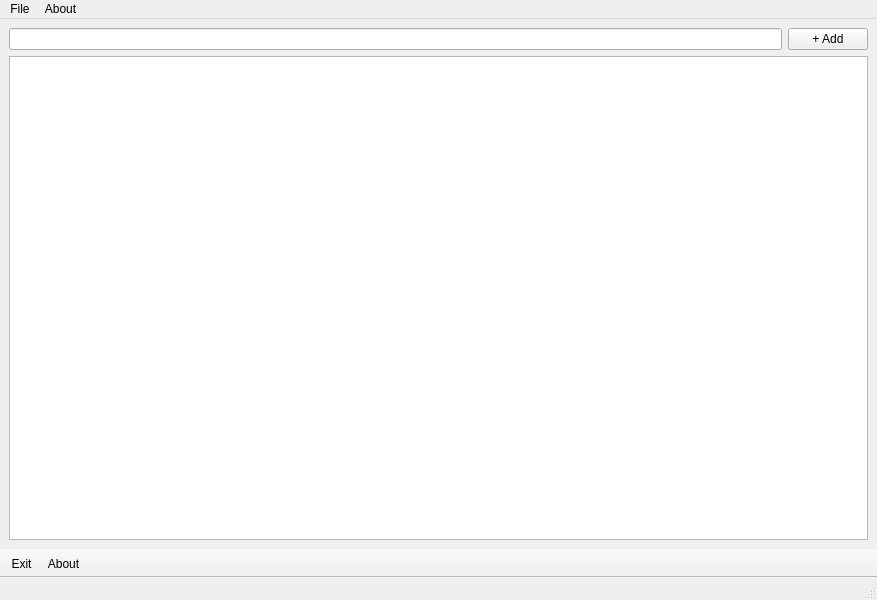
<?xml version="1.0" encoding="UTF-8"?>
<ui version="4.0">
 <class>MyToDo</class>
 <widget class="QMainWindow" name="MyToDo">
  <property name="geometry">
   <rect>
    <x>0</x>
    <y>0</y>
    <width>877</width>
    <height>600</height>
   </rect>
  </property>
  <property name="windowTitle">
   <string>MyToDo</string>
  </property>
  <property name="windowIcon">
   <iconset resource="assets.qrc">
    <normaloff>:/assets/imgs/mytodo.png</normaloff>:/assets/imgs/mytodo.png</iconset>
  </property>
  <widget class="QWidget" name="centralwidget">
   <layout class="QGridLayout" name="gridLayout">
    <item row="0" column="0">
     <layout class="QHBoxLayout" name="horizontalLayout">
      <item>
       <widget class="QLineEdit" name="lineEdit"/>
      </item>
      <item>
       <widget class="QPushButton" name="pushButton">
        <property name="text">
         <string>+ Add</string>
        </property>
       </widget>
      </item>
     </layout>
    </item>
    <item row="1" column="0">
     <widget class="QTableWidget" name="tableWidget"/>
    </item>
   </layout>
  </widget>
  <widget class="QMenuBar" name="menubar">
   <property name="geometry">
    <rect>
     <x>0</x>
     <y>0</y>
     <width>877</width>
     <height>23</height>
    </rect>
   </property>
   <widget class="QMenu" name="menuFile">
    <property name="title">
     <string>File</string>
    </property>
    <addaction name="actionExit"/>
   </widget>
   <widget class="QMenu" name="menuAbout">
    <property name="title">
     <string>About</string>
    </property>
    <addaction name="actionAbout"/>
   </widget>
   <addaction name="menuFile"/>
   <addaction name="menuAbout"/>
  </widget>
  <widget class="QStatusBar" name="statusbar"/>
  <widget class="QToolBar" name="toolBar">
   <property name="windowTitle">
    <string>toolBar</string>
   </property>
   <property name="movable">
    <bool>false</bool>
   </property>
   <attribute name="toolBarArea">
    <enum>BottomToolBarArea</enum>
   </attribute>
   <attribute name="toolBarBreak">
    <bool>false</bool>
   </attribute>
   <addaction name="actionExit"/>
   <addaction name="actionAbout"/>
  </widget>
  <action name="actionExit">
   <property name="icon">
    <iconset>
     <normaloff>../../../../../usr/share/pixmaps/mytodo-close.png</normaloff>../../../../../usr/share/pixmaps/mytodo-close.png</iconset>
   </property>
   <property name="text">
    <string>Exit</string>
   </property>
  </action>
  <action name="actionAbout">
   <property name="icon">
    <iconset>
     <normaloff>../../../../../usr/share/pixmaps/mytodo.png</normaloff>../../../../../usr/share/pixmaps/mytodo.png</iconset>
   </property>
   <property name="text">
    <string>About...</string>
   </property>
  </action>
 </widget>
 <resources>
  <include location="assets.qrc"/>
 </resources>
 <connections/>
</ui>
